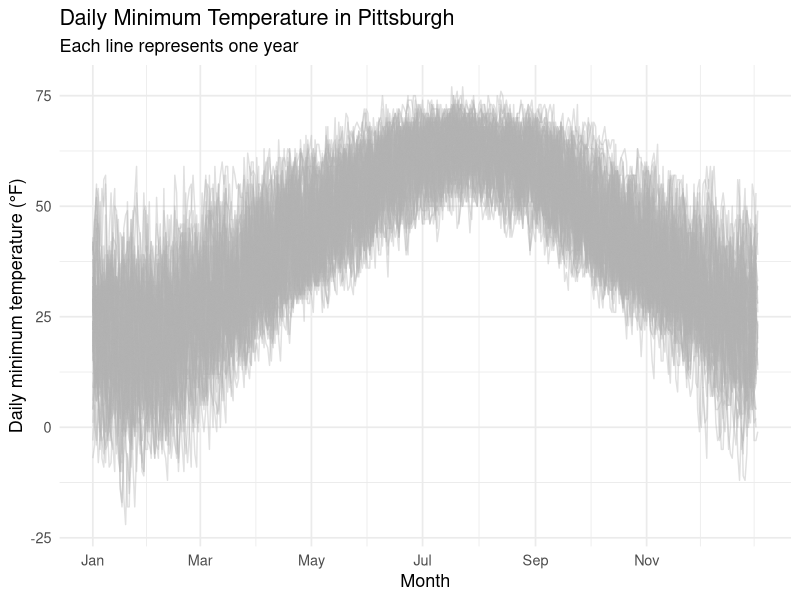
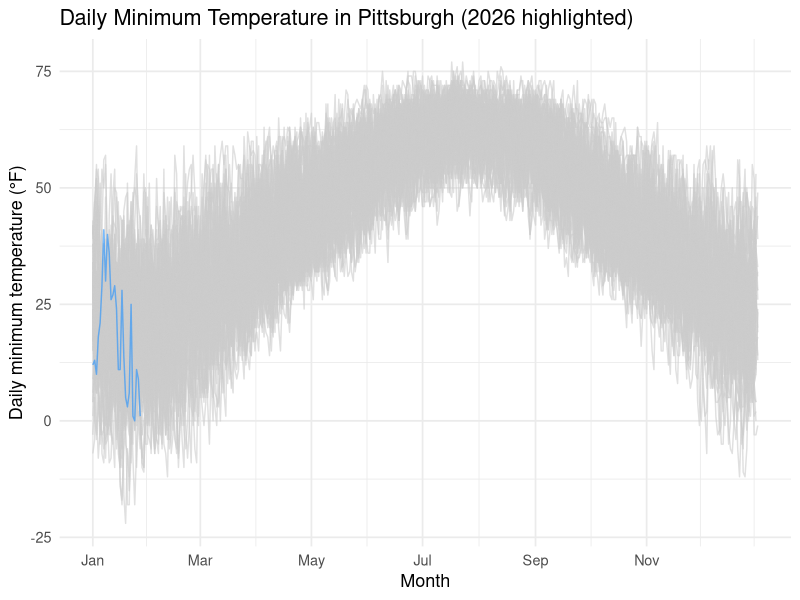
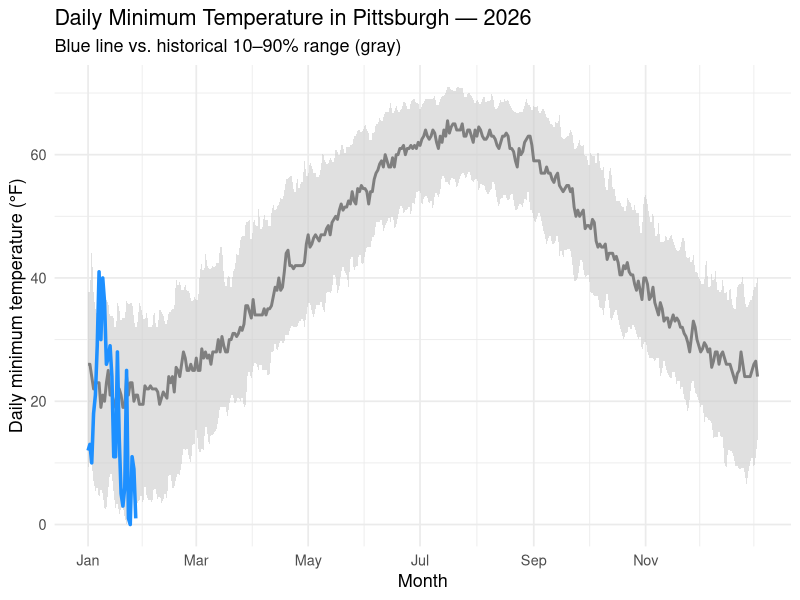
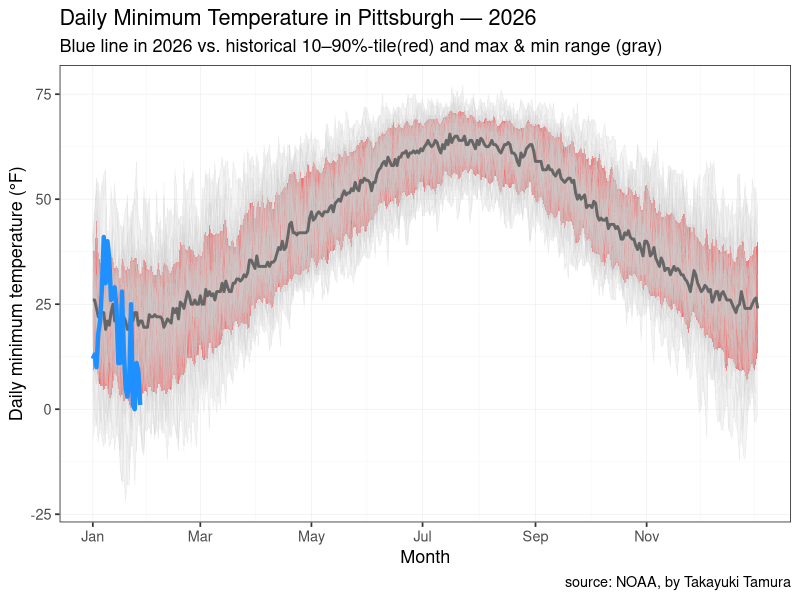
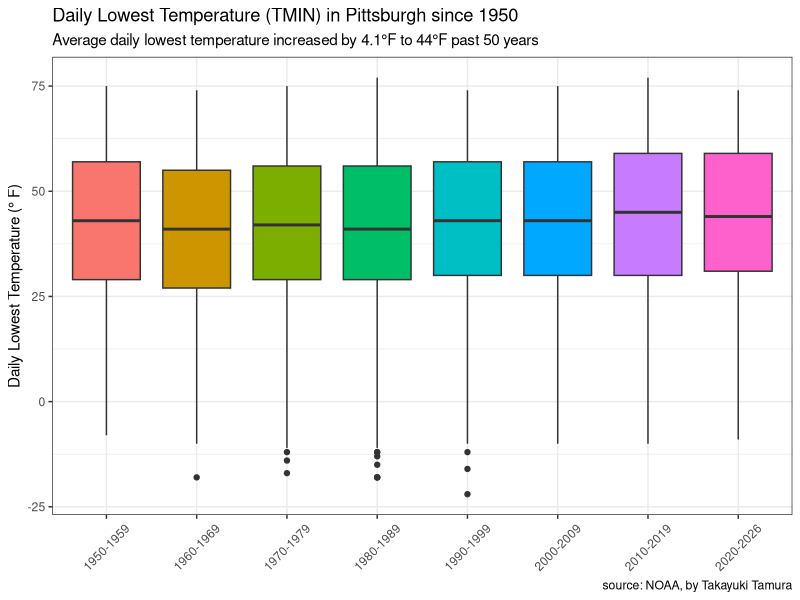
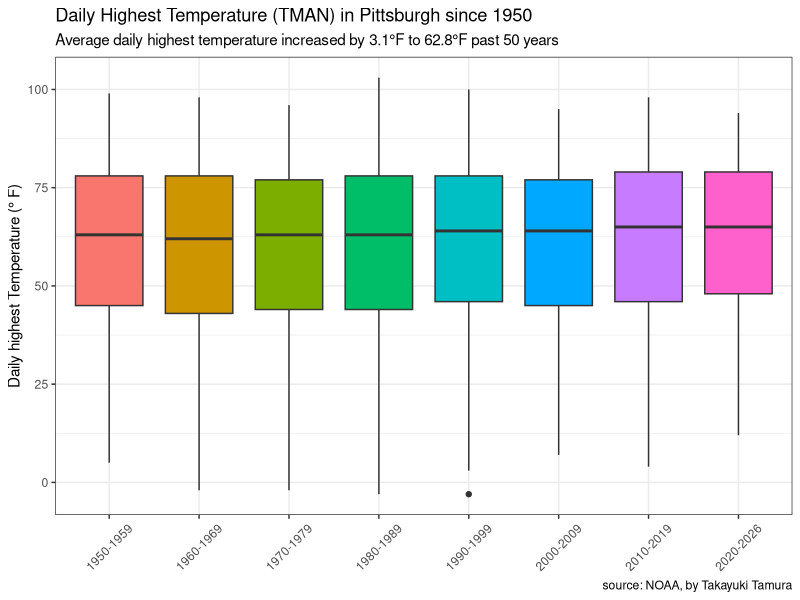

Reproduce these figures in R, in order.
library(tidyverse)
library(lubridate)
library(glue)
library(ggtext)

setwd("/Users/takayukitamura/Documents/R_Computing/pittsburgh_climate_r")

# -----------------------------
# 1) Read data
# -----------------------------

# pit <- read_csv("pit.csv")
# # 
# updates <- read_csv("/Users/takayukitamura/Desktop/4216292.csv") %>%
#   filter(DATE >= "2026-01-26")
# # 
# pit <- rbind(pit, updates)
# # 
# write_csv(pit, "pit.csv")

pittsburgh <- read_csv("pit.csv") %>% 
  rename_all(tolower)

highlight_year <- 2026

tmin_ds <- pittsburgh %>% 
  mutate(date = ymd(date)) %>%
  select(date, tmin) %>%
  drop_na(date, tmin) %>% 
  mutate(
    year = year(date),
    doy = yday(date)
  ) %>% 
  filter(!(month(date) == 2 & day(date) == 29))

# Plot: all years (thin gray lines)
tmin_ds %>%
  ggplot(aes(x = doy, y = tmin, group = year)) +
  geom_line(color = "gray70", alpha = 0.4) +
  scale_x_continuous(
    breaks = yday(ymd(paste0("2001-", c("01-01","03-01","05-01","07-01","09-01","11-01")))),
    labels = c("Jan","Mar","May","Jul","Sep","Nov")
  ) +
  labs(
    x = "Month",
    y = "Daily minimum temperature (°F)",
    title = "Daily Minimum Temperature in Pittsburgh",
    subtitle = "Each line represents one year"
  ) +
  theme_minimal(base_size = 13)

# highlight a specific year(2026)
tmin_ds %>%
  mutate(is_highlight = year == highlight_year) %>%
  ggplot(aes(x = doy, y = tmin, group = year, color = is_highlight)) +
  geom_line(alpha = 0.6) +
  scale_color_manual(values = c("TRUE" = "dodgerblue", "FALSE" = "gray80")) +
  scale_x_continuous(
    breaks = yday(ymd(paste0("2001-", c("01-01","03-01","05-01","07-01","09-01","11-01")))),
    labels = c("Jan","Mar","May","Jul","Sep","Nov")
  ) +
  labs(
    x = "Month",
    y = "Daily minimum temperature (°F)",
    title = glue::glue("Daily Minimum Temperature in Pittsburgh ({highlight_year} highlighted)")
  ) +
  theme_minimal(base_size = 13) +
  theme(legend.position = "none")

# Plot with histrical band + a specific year (2026)
tmin_band <- tmin_ds %>%
  group_by(doy) %>%
  summarise(
    p10 = quantile(tmin, 0.10),
    p50 = quantile(tmin, 0.50),
    p90 = quantile(tmin, 0.90),
    .groups = "drop"
  )

tmin_ds %>%
  filter(year == highlight_year) %>%
  ggplot() +
  geom_ribbon(
    data = tmin_band,
    aes(x = doy, ymin = p10, ymax = p90),
    fill = "gray80",
    alpha = 0.6
  ) +
  geom_line(
    data = tmin_band,
    aes(x = doy, y = p50),
    color = "gray50",
    linewidth = 1
  ) +
  geom_line(
    aes(x = doy, y = tmin),
    color = "dodgerblue",
    linewidth = 1.2
  ) +
  scale_x_continuous(
    breaks = yday(ymd(paste0("2001-", c("01-01","03-01","05-01","07-01","09-01","11-01")))),
    labels = c("Jan","Mar","May","Jul","Sep","Nov")
  ) +
  labs(
    x = "Month",
    y = "Daily minimum temperature (°F)",
    title = glue::glue("Daily Minimum Temperature in Pittsburgh — {highlight_year}"),
    subtitle = "Blue line vs. historical 10–90% range (gray)"
  ) +
  theme_minimal(base_size = 13)

# prep data
tmin_ds <- pittsburgh %>% 
  mutate(date = ymd(date)) %>%
  select(date, tmin) %>%
  drop_na(date, tmin) %>% 
  mutate(
    year = year(date),
    doy = yday(date)
  ) %>% 
  filter(!(month(date) == 2 & day(date) == 29))

# historical band by day-of-year
tmin_band <- tmin_ds %>% 
  group_by(doy) %>% 
  summarise(
    p10 = quantile(tmin, 0.10, na.rm = T),
    p50 = quantile(tmin, 0.50, na.rm = T),
    p90 = quantile(tmin, 0.90, na.rm = T),
    min = min(tmin, na.rm = T),
    max = max(tmin, na.rm = T),
    .groups = "drop"
  )

# plot
tmin_ds %>%
  # filter(year == highlight_year) %>%
  ggplot() +
  geom_ribbon(
    data = tmin_band,
    aes(x = doy, ymin = min, ymax = max),
    fill = "gray90",
    alpha = 0.4
  ) +
  geom_ribbon(
    data = tmin_band,
    aes(x = doy, ymin = p10, ymax = p90),
    fill = "red",
    alpha = 0.6
  ) +
  geom_line(
    data = tmin_ds,
    aes(x = doy, y = tmin, group = year),
    color = "gray80",
    linewidth = 0.25,
    alpha = 0.25
  ) +
  geom_line(
    data = tmin_band,
    aes(x = doy, y = p50),
    color = "gray40",
    linewidth = 1
  ) +
  geom_line(
    data = tmin_ds %>% filter(year == highlight_year),
    aes(x = doy, y = tmin),
    color = "dodgerblue",
    linewidth = 1.5
  ) +
  scale_x_continuous(
    breaks = yday(ymd(paste0("2001-", c("01-01","03-01","05-01","07-01","09-01","11-01")))),
    labels = c("Jan","Mar","May","Jul","Sep","Nov")
  ) +
  labs(
    x = "Month",
    y = "Daily minimum temperature (°F)",
    title = glue::glue("Daily Minimum Temperature in Pittsburgh — {highlight_year}"),
    subtitle = "Blue line in 2026 vs. historical 10–90%-tile(red) and max & min range (gray)",
    caption = "source: NOAA, by Takayuki Tamura"
  ) +
  theme_bw(base_size = 13) +
  theme(
    panel.grid.major = element_line(linewidth = 0.2),
    panel.grid.minor = element_line(linewidth = 0.1)
  )




tmin_ds$period <- cut(tmin_ds$year,
                      breaks = c(1949, 1959, 1969, 1979, 1989, 1999, 2009, 2019, 2027),
                      labels = c("1950-1959", "1960-1969", "1970-1979", "1980-1989", "1990-1999", "2000-2009", "2010-2019", "2020-2026"))

tmin_ds %>% 
  group_by(period) %>% 
  mutate(mean_tmin = mean(tmin, na_rm = T)) %>% 
  slice_head(n = 1)

tmin_ds %>% 
  drop_na(period) %>%
  ggplot(aes(x = period, y = tmin, fill = period)) +
  geom_boxplot(show.legend = F) +
  labs(x = NULL,
       y = 'Daily Lowest Temperature (\u00B0 F)',
       title = "Daily Lowest Temperature (TMIN) in Pittsburgh since 1950",
       subtitle = "Average daily lowest temperature increased by 4.1\u00B0F to 44\u00B0F past 50 years",
       caption = "source: NOAA, by Takayuki Tamura") +
  theme_bw() +
  theme(
    axis.text.x = element_text(angle = 45, vjust = 0.5)
  )

tmax_ds <- pittsburgh %>% 
  mutate(date = ymd(date)) %>%
  select(date, tmax) %>%
  drop_na(date, tmax) %>% 
  mutate(
    year = year(date),
    doy = yday(date)
  ) %>% 
  filter(!(month(date) == 2 & day(date) == 29))

tmax_ds$period <- cut(tmax_ds$year,
                      breaks = c(1949, 1959, 1969, 1979, 1989, 1999, 2009, 2019, 2027),
                      labels = c("1950-1959", "1960-1969", "1970-1979", "1980-1989", "1990-1999", "2000-2009", "2010-2019", "2020-2026"))
tmax_ds %>% 
  group_by(period) %>% 
  mutate(mean_tmax = mean(tmax, na_rm = T)) %>% 
  slice_head(n = 1)
  
tmax_ds %>% 
  drop_na(period) %>%
  ggplot(aes(x = period, y = tmax, fill = period)) +
  geom_boxplot(show.legend = F) +
  labs(x = NULL,
       y = 'Daily highest Temperature (\u00B0 F)',
       title = "Daily Highest Temperature (TMAN) in Pittsburgh since 1950",
       subtitle = "Average daily highest temperature increased by 3.1\u00B0F to 62.8\u00B0F past 50 years",
       caption = "source: NOAA, by Takayuki Tamura") +
  theme_bw() +
  theme(
    axis.text.x = element_text(angle = 45, vjust = 0.5)
  )
